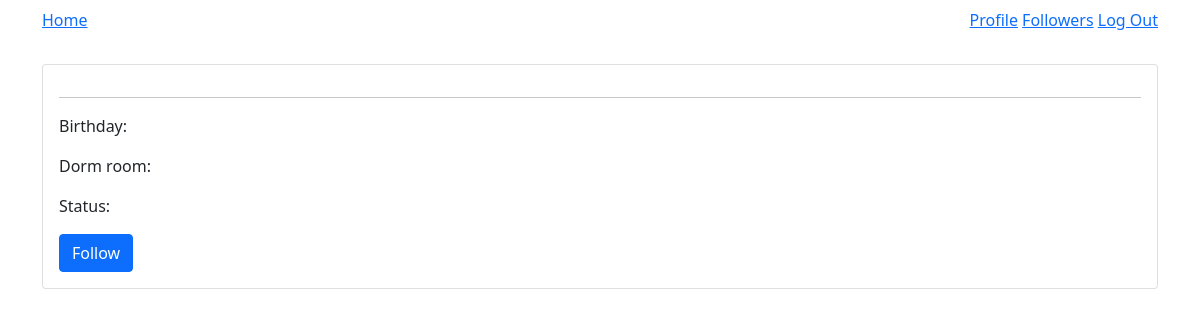
Before: /user/2 (signed in) with the older database file.
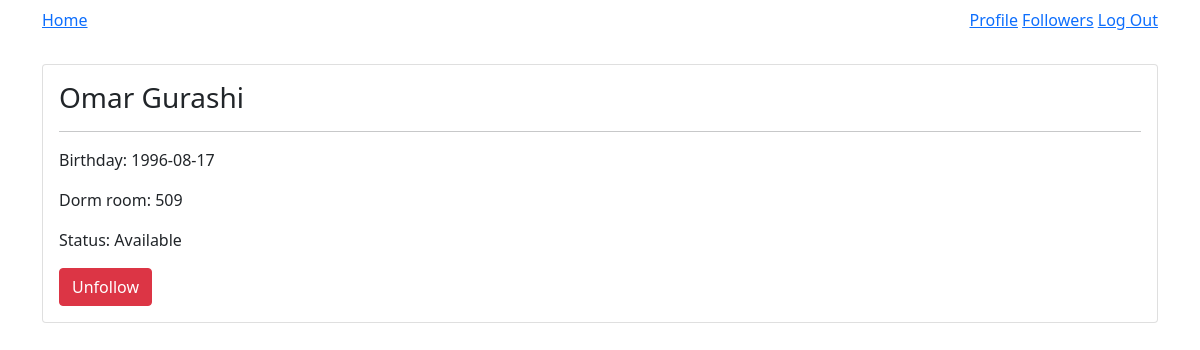
After: the same page with the newer database file.
### socialorm_app/models.py (models this page shows, shortened)
class User(UserMixin, db.Model):
  id = db.Column(db.Integer, primary_key=True)
  email = db.Column(db.String(80), nullable=False, unique=True)
  password = db.Column(db.String(200), nullable=False)
  name = db.Column(db.String(80), nullable=False)
  status = db.Column(db.String(80), nullable=False, default='Available')
  dob = db.Column(db.Date, nullable=False)
  dorm_room = db.Column(db.String(5), nullable=False)
  residence_id = db.Column(db.Integer, db.ForeignKey('residence.id'), nullable=False)
  residence = db.relationship('Residence', back_populates='users')
  followers = db.relationship('User', secondary=user_followers,
  primaryjoin=id==user_followers.c.followee_id,
  secondaryjoin=id==user_followers.c.follower_id,
  backref=backref('followees')
  )

### socialorm_app/main/routes.py (the view)
@main.route('/user/<user_id>', methods=['GET', 'POST'])
@login_required
def user_detail(user_id):
  user = User.query.get(user_id)
  print(current_user.followers)
  is_following = user in current_user.followees
  return render_template('user_detail.html', user=user, is_following=is_following)

### socialorm_app/__init__.py (called while the page is built)
@login_manager.user_loader
def load_user(user_id):
    return User.query.get(user_id)

### socialorm_app/templates/user_detail.html
{% extends 'base.html' %} {% block content %}
<div class="card">
  <div class="card-body">
    <h3 class="card-title">{{ user.name }}</h3>
    <hr>
    <p class="card-text">Birthday: {{ user.dob }}</p>
    <p class="card-text">Dorm room: {{ user.dorm_room }}</p>
    <p class="card-text">Status: {{ user.status }}</p>
    {% if is_following %}
    <form action="{{ url_for('main.unfollow') }}" method="POST">
      <button name="followee_id" type="submit" value="{{ user.id }}" class="btn btn-danger">Unfollow</button>
    </form>
    {% else %}
    <form action="{{ url_for('main.follow') }}" method="POST">
      <button name="followee_id" type="submit" value="{{ user.id }}" class="btn btn-primary">Follow</button>
    </form>
    {% endif %}
  </div>
</div>
{% endblock %}

### socialorm_app/templates/base.html (shortened to what this page needs)
<!doctype html>
<html lang="en">
  <head>
    <link href="https://cdn.jsdelivr.net/npm/bootstrap@5.0.0-beta2/dist/css/bootstrap.min.css" rel="stylesheet">
    <link rel="stylesheet" href="/static/style.css">
  </head>
  <body>
    <nav class="container navbar">
      <a href="/">Home</a>
      <div>
          {% if current_user.is_authenticated %}
          <a href="/profile">Profile</a>
          <a href="/followers">Followers</a>
          <a href="/logout">Log Out</a>
          {% else %}
          <a href="/signup">Sign Up</a>
          <a href="/login">Log In</a>
          {% endif %}
      </div>
    </nav>
    <div class="container py-4">
    {% block content %}{% endblock %}
    </div>
  </body>
</html>

Changed rows visible on the page:
added User: name "Omar Gurashi", dob "1996-08-17", dorm_room "509", status "Available"
Other visible differences:
text no longer shown: "Follow"
text now shown: "Unfollow"
